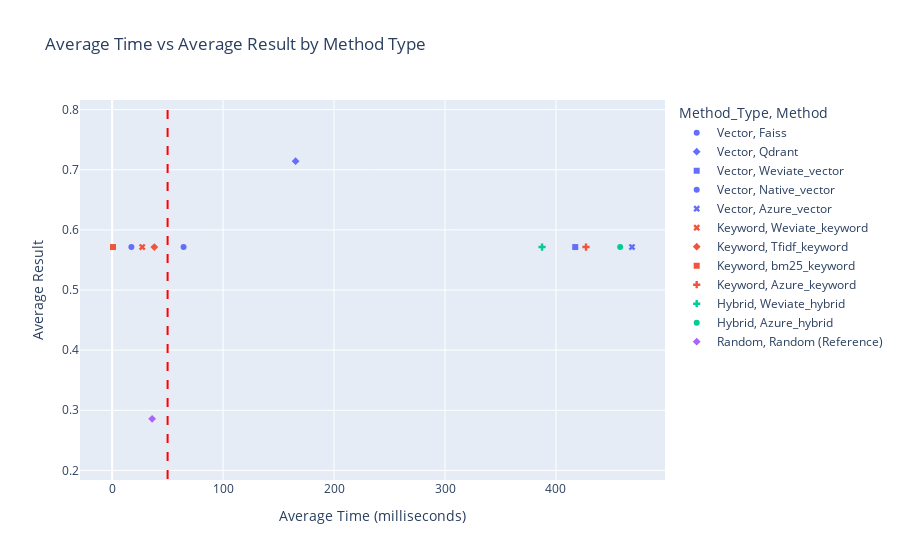

Notebook source saved alongside this figure:
### Code cell
#Visualize the results
import plotly.express as px
import plotly.graph_objects as go
import pandas as pd

avg_df = pd.DataFrame({
    'Method': ['Faiss', 'Qdrant', 'Weviate_vector', 'Weviate_keyword', 'Weviate_hybrid',
               'Native_vector', 'Tfidf_keyword', 'bm25_keyword', 'Azure_vector', 'Azure_keyword', 'Azure_hybrid', 'Random (Reference)'],
    'Avg_Time': [df['Faiss_time'].mean(), df['Qdrant_time'].mean(), df['Weviate_vector_time'].mean(),
                 df['Weviate_keyword_time'].mean(), df['Weviate_hybrid_time'].mean(), df['Native_vector_time'].mean(),
                 df['Tfidf_time'].mean(), df['bm25_time'].mean(), df['Azure_vector_time'].mean(),
                 df['Azure_keyword_time'].mean(), df['Azure_hybrid_time'].mean(), df['Random_time'].mean()],
    'Avg_Result': [df['Faiss_result'].mean(), df['Qdrant_result'].mean(), df['Weviate_vector_result'].mean(),
                   df['Weviate_keyword_result'].mean(), df['Weviate_hybrid_result'].mean(), df['Native_vector_result'].mean(),
                   df['Tfidf_result'].mean(), df['bm25_result'].mean(), df['Azure_vector_result'].mean(),
                   df['Azure_keyword_result'].mean(), df['Azure_hybrid_result'].mean(), df['Random_result'].mean()],
    'Method_Type': ['Vector', 'Vector', 'Vector', 'Keyword', 'Hybrid', 'Vector', 'Keyword', 'Keyword', 'Vector', 'Keyword', 'Hybrid', 'Random']
})

# Plot using Plotly Express
fig = px.scatter(avg_df, x='Avg_Time', y='Avg_Result', color='Method_Type', symbol='Method',
                 labels={'Avg_Time': 'Average Time (milliseconds)', 'Avg_Result': 'Average Result'},
                 title='Average Time vs Average Result by Method Type')

# Add red vertical dashed line at 50 milliseconds
fig.add_shape(
    go.layout.Shape(
        type="line",
        x0=50,
        x1=50,
        y0=avg_df['Avg_Result'].min() - 0.1, 
        y1=avg_df['Avg_Result'].max() + 0.1,  
        line=dict(color="red", dash="dash")
    )
)
# Show the plot
fig.show()

### Figure 1 — Plotly figure (JSON) as saved in the notebook; plotly's stock layout.template omitted (floating-point values rounded to 4 significant figures)
{"data": [{"hovertemplate": "Method_Type=Vector<br>Method=Faiss<br>Average Time (milliseconds)=%{x}<br>Average Result=%{y}<extra></extra>", "legendgroup": "Vector, Faiss", "marker": {"color": "#636efa", "symbol": "circle"}, "mode": "markers", "name": "Vector, Faiss", "orientation": "v", "showlegend": true, "type": "scatter", "x": [17.37], "xaxis": "x", "y": [0.5714], "yaxis": "y"}, {"hovertemplate": "Method_Type=Vector<br>Method=Qdrant<br>Average Time (milliseconds)=%{x}<br>Average Result=%{y}<extra></extra>", "legendgroup": "Vector, Qdrant", "marker": {"color": "#636efa", "symbol": "diamond"}, "mode": "markers", "name": "Vector, Qdrant", "orientation": "v", "showlegend": true, "type": "scatter", "x": [165.3], "xaxis": "x", "y": [0.7143], "yaxis": "y"}, {"hovertemplate": "Method_Type=Vector<br>Method=Weviate_vector<br>Average Time (milliseconds)=%{x}<br>Average Result=%{y}<extra></extra>", "legendgroup": "Vector, Weviate_vector", "marker": {"color": "#636efa", "symbol": "square"}, "mode": "markers", "name": "Vector, Weviate_vector", "orientation": "v", "showlegend": true, "type": "scatter", "x": [417.3], "xaxis": "x", "y": [0.5714], "yaxis": "y"}, {"hovertemplate": "Method_Type=Vector<br>Method=Native_vector<br>Average Time (milliseconds)=%{x}<br>Average Result=%{y}<extra></extra>", "legendgroup": "Vector, Native_vector", "marker": {"color": "#636efa", "symbol": "circle"}, "mode": "markers", "name": "Vector, Native_vector", "orientation": "v", "showlegend": true, "type": "scatter", "x": [64.39], "xaxis": "x", "y": [0.5714], "yaxis": "y"}, {"hovertemplate": "Method_Type=Vector<br>Method=Azure_vector<br>Average Time (milliseconds)=%{x}<br>Average Result=%{y}<extra></extra>", "legendgroup": "Vector, Azure_vector", "marker": {"color": "#636efa", "symbol": "x"}, "mode": "markers", "name": "Vector, Azure_vector", "orientation": "v", "showlegend": true, "type": "scatter", "x": [468.5], "xaxis": "x", "y": [0.5714], "yaxis": "y"}, {"hovertemplate": "Method_Type=Keyword<br>Method=Weviate_keyword<br>Average Time (milliseconds)=%{x}<br>Average Result=%{y}<extra></extra>", "legendgroup": "Keyword, Weviate_keyword", "marker": {"color": "#EF553B", "symbol": "x"}, "mode": "markers", "name": "Keyword, Weviate_keyword", "orientation": "v", "showlegend": true, "type": "scatter", "x": [27.14], "xaxis": "x", "y": [0.5714], "yaxis": "y"}, {"hovertemplate": "Method_Type=Keyword<br>Method=Tfidf_keyword<br>Average Time (milliseconds)=%{x}<br>Average Result=%{y}<extra></extra>", "legendgroup": "Keyword, Tfidf_keyword", "marker": {"color": "#EF553B", "symbol": "diamond"}, "mode": "markers", "name": "Keyword, Tfidf_keyword", "orientation": "v", "showlegend": true, "type": "scatter", "x": [38.04], "xaxis": "x", "y": [0.5714], "yaxis": "y"}, {"hovertemplate": "Method_Type=Keyword<br>Method=bm25_keyword<br>Average Time (milliseconds)=%{x}<br>Average Result=%{y}<extra></extra>", "legendgroup": "Keyword, bm25_keyword", "marker": {"color": "#EF553B", "symbol": "square"}, "mode": "markers", "name": "Keyword, bm25_keyword", "orientation": "v", "showlegend": true, "type": "scatter", "x": [0.8], "xaxis": "x", "y": [0.5714], "yaxis": "y"}, {"hovertemplate": "Method_Type=Keyword<br>Method=Azure_keyword<br>Average Time (milliseconds)=%{x}<br>Average Result=%{y}<extra></extra>", "legendgroup": "Keyword, Azure_keyword", "marker": {"color": "#EF553B", "symbol": "cross"}, "mode": "markers", "name": "Keyword, Azure_keyword", "orientation": "v", "showlegend": true, "type": "scatter", "x": [427.0], "xaxis": "x", "y": [0.5714], "yaxis": "y"}, {"hovertemplate": "Method_Type=Hybrid<br>Method=Weviate_hybrid<br>Average Time (milliseconds)=%{x}<br>Average Result=%{y}<extra></extra>", "legendgroup": "Hybrid, Weviate_hybrid", "marker": {"color": "#00cc96", "symbol": "cross"}, "mode": "markers", "name": "Hybrid, Weviate_hybrid", "orientation": "v", "showlegend": true, "type": "scatter", "x": [387.4], "xaxis": "x", "y": [0.5714], "yaxis": "y"}, {"hovertemplate": "Method_Type=Hybrid<br>Method=Azure_hybrid<br>Average Time (milliseconds)=%{x}<br>Average Result=%{y}<extra></extra>", "legendgroup": "Hybrid, Azure_hybrid", "marker": {"color": "#00cc96", "symbol": "circle"}, "mode": "markers", "name": "Hybrid, Azure_hybrid", "orientation": "v", "showlegend": true, "type": "scatter", "x": [457.9], "xaxis": "x", "y": [0.5714], "yaxis": "y"}, {"hovertemplate": "Method_Type=Random<br>Method=Random (Reference)<br>Average Time (milliseconds)=%{x}<br>Average Result=%{y}<extra></extra>", "legendgroup": "Random, Random (Reference)", "marker": {"color": "#ab63fa", "symbol": "diamond"}, "mode": "markers", "name": "Random, Random (Reference)", "orientation": "v", "showlegend": true, "type": "scatter", "x": [36.07], "xaxis": "x", "y": [0.2857], "yaxis": "y"}], "layout": {"legend": {"title": {"text": "Method_Type, Method"}, "tracegroupgap": 0}, "shapes": [{"line": {"color": "red", "dash": "dash"}, "type": "line", "x0": 50, "x1": 50, "y0": 0.1857, "y1": 0.8143}], "title": {"text": "Average Time vs Average Result by Method Type"}, "xaxis": {"anchor": "y", "domain": [0, 1], "title": {"text": "Average Time (milliseconds)"}}, "yaxis": {"anchor": "x", "domain": [0, 1], "title": {"text": "Average Result"}}}}
